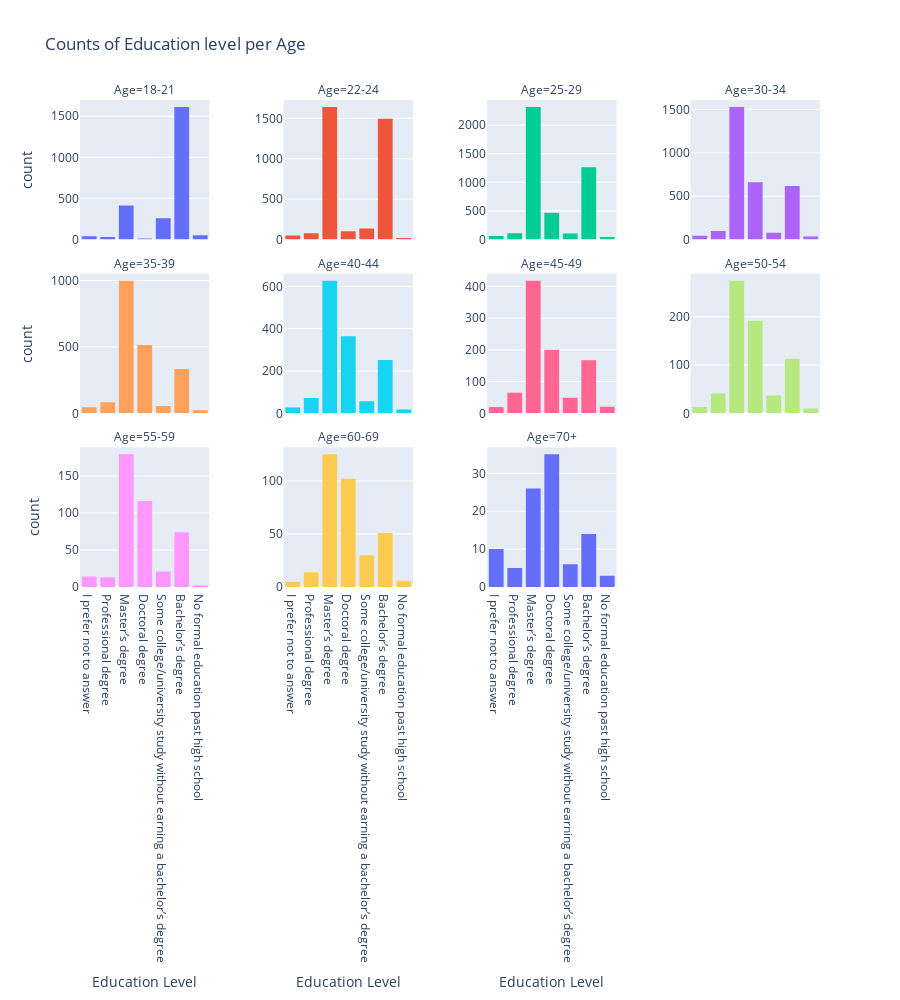

The cell this chart's notebook holds for it:
### Markdown cell above
### Age

We took a very quick look at age earlier on, but I'm interested in finding out some more things about it. Using the orignal `df`, produce the following plots:
1. A facet plot of the count of education levels per age
2. A facet plot of the different roles by age

We will then cover the following:
1. A plot of the count of the different languages 
2. Subplots/facet plot of the count of different languages per age

### Code cell
# We'll sort the df by Age so our plot displays in the age order
df = df.sort_values(by=["Q1"])

fig = px.histogram(df, "Q4", facet_col="Q1",
             color="Q1",
             title="Counts of Education level per Age",
             labels={"Q1": "Age", "Q4": "Education Level"},
             height=1000, 
             facet_col_wrap=4, 
             facet_col_spacing=0.1)

fig.update_layout(showlegend=False, xaxis={'categoryorder':'total descending'})
fig.update_yaxes(matches=None, showticklabels=True)

### Figure 1 — Plotly figure (JSON) as saved in the notebook; plotly's stock layout.template omitted (floating-point values rounded to 4 significant figures; data arrays with more than 128 entries replaced by an {"elided": "..."} marker saying what was removed)
{"data": [{"alignmentgroup": "True", "bingroup": "x", "hovertemplate": "Age=18-21<br>Education Level=%{x}<br>count=%{y}<extra></extra>", "legendgroup": "18-21", "marker": {"color": "#636efa", "pattern": {"shape": ""}}, "name": "18-21", "offsetgroup": "18-21", "orientation": "v", "showlegend": true, "type": "histogram", "x": {"elided": "2502 str values"}, "xaxis": "x9", "yaxis": "y9"}, {"alignmentgroup": "True", "bingroup": "x", "hovertemplate": "Age=22-24<br>Education Level=%{x}<br>count=%{y}<extra></extra>", "legendgroup": "22-24", "marker": {"color": "#EF553B", "pattern": {"shape": ""}}, "name": "22-24", "offsetgroup": "22-24", "orientation": "v", "showlegend": true, "type": "histogram", "x": {"elided": "3610 str values"}, "xaxis": "x10", "yaxis": "y10"}, {"alignmentgroup": "True", "bingroup": "x", "hovertemplate": "Age=25-29<br>Education Level=%{x}<br>count=%{y}<extra></extra>", "legendgroup": "25-29", "marker": {"color": "#00cc96", "pattern": {"shape": ""}}, "name": "25-29", "offsetgroup": "25-29", "orientation": "v", "showlegend": true, "type": "histogram", "x": {"elided": "4458 str values"}, "xaxis": "x11", "yaxis": "y11"}, {"alignmentgroup": "True", "bingroup": "x", "hovertemplate": "Age=30-34<br>Education Level=%{x}<br>count=%{y}<extra></extra>", "legendgroup": "30-34", "marker": {"color": "#ab63fa", "pattern": {"shape": ""}}, "name": "30-34", "offsetgroup": "30-34", "orientation": "v", "showlegend": true, "type": "histogram", "x": {"elided": "3120 str values"}, "xaxis": "x12", "yaxis": "y12"}, {"alignmentgroup": "True", "bingroup": "x", "hovertemplate": "Age=35-39<br>Education Level=%{x}<br>count=%{y}<extra></extra>", "legendgroup": "35-39", "marker": {"color": "#FFA15A", "pattern": {"shape": ""}}, "name": "35-39", "offsetgroup": "35-39", "orientation": "v", "showlegend": true, "type": "histogram", "x": {"elided": "2087 str values"}, "xaxis": "x5", "yaxis": "y5"}, {"alignmentgroup": "True", "bingroup": "x", "hovertemplate": "Age=40-44<br>Education Level=%{x}<br>count=%{y}<extra></extra>", "legendgroup": "40-44", "marker": {"color": "#19d3f3", "pattern": {"shape": ""}}, "name": "40-44", "offsetgroup": "40-44", "orientation": "v", "showlegend": true, "type": "histogram", "x": {"elided": "1439 str values"}, "xaxis": "x6", "yaxis": "y6"}, {"alignmentgroup": "True", "bingroup": "x", "hovertemplate": "Age=45-49<br>Education Level=%{x}<br>count=%{y}<extra></extra>", "legendgroup": "45-49", "marker": {"color": "#FF6692", "pattern": {"shape": ""}}, "name": "45-49", "offsetgroup": "45-49", "orientation": "v", "showlegend": true, "type": "histogram", "x": {"elided": "949 str values"}, "xaxis": "x7", "yaxis": "y7"}, {"alignmentgroup": "True", "bingroup": "x", "hovertemplate": "Age=50-54<br>Education Level=%{x}<br>count=%{y}<extra></extra>", "legendgroup": "50-54", "marker": {"color": "#B6E880", "pattern": {"shape": ""}}, "name": "50-54", "offsetgroup": "50-54", "orientation": "v", "showlegend": true, "type": "histogram", "x": {"elided": "692 str values"}, "xaxis": "x8", "yaxis": "y8"}, {"alignmentgroup": "True", "bingroup": "x", "hovertemplate": "Age=55-59<br>Education Level=%{x}<br>count=%{y}<extra></extra>", "legendgroup": "55-59", "marker": {"color": "#FF97FF", "pattern": {"shape": ""}}, "name": "55-59", "offsetgroup": "55-59", "orientation": "v", "showlegend": true, "type": "histogram", "x": {"elided": "422 str values"}, "xaxis": "x", "yaxis": "y"}, {"alignmentgroup": "True", "bingroup": "x", "hovertemplate": "Age=60-69<br>Education Level=%{x}<br>count=%{y}<extra></extra>", "legendgroup": "60-69", "marker": {"color": "#FECB52", "pattern": {"shape": ""}}, "name": "60-69", "offsetgroup": "60-69", "orientation": "v", "showlegend": true, "type": "histogram", "x": {"elided": "338 str values"}, "xaxis": "x2", "yaxis": "y2"}, {"alignmentgroup": "True", "bingroup": "x", "hovertemplate": "Age=70+<br>Education Level=%{x}<br>count=%{y}<extra></extra>", "legendgroup": "70+", "marker": {"color": "#636efa", "pattern": {"shape": ""}}, "name": "70+", "offsetgroup": "70+", "orientation": "v", "showlegend": true, "type": "histogram", "x": ["Master’s degree", "Doctoral degree", "Bachelor’s degree", "Bachelor’s degree", "I prefer not to answer", "I prefer not to answer", "Bachelor’s degree", "Master’s degree", "I prefer not to answer", "Doctoral degree", "Doctoral degree", "Master’s degree", "Bachelor’s degree", "Doctoral degree", "Master’s degree", "No formal education past high school", "Master’s degree", "Some college/university study without earning a bachelor’s degree", "Bachelor’s degree", "Master’s degree", "Bachelor’s degree", "Doctoral degree", "Doctoral degree", "Doctoral degree", "Professional degree", "Doctoral degree", "Doctoral degree", "Master’s degree", "Doctoral degree", "Doctoral degree", "Doctoral degree", "Doctoral degree", "Doctoral degree", "Doctoral degree", "I prefer not to answer", "Doctoral degree", "Bachelor’s degree", "Master’s degree", "Doctoral degree", "Master’s degree", "No formal education past high school", "Professional degree", "Master’s degree", "Master’s degree", "Doctoral degree", "Doctoral degree", "Doctoral degree", "Doctoral degree", "Master’s degree", "Master’s degree", "Master’s degree", "Doctoral degree", "Doctoral degree", "Professional degree", "No formal education past high school", "Master’s degree", "Doctoral degree", "Doctoral degree", "Doctoral degree", "Some college/university study without earning a bachelor’s degree", "Doctoral degree", "I prefer not to answer", "Some college/university study without earning a bachelor’s degree", "Master’s degree", "Master’s degree", "Bachelor’s degree", "Bachelor’s degree", "Master’s degree", "Doctoral degree", "I prefer not to answer", "Doctoral degree", "I prefer not to answer", "Bachelor’s degree", "Bachelor’s degree", "Professional degree", "Bachelor’s degree", "I prefer not to answer", "Some college/university study without earning a bachelor’s degree", "Master’s degree", "Bachelor’s degree", "Doctoral degree", "Doctoral degree", "Bachelor’s degree", "Master’s degree", "Master’s degree", "I prefer not to answer", "Some college/university study without earning a bachelor’s degree", "Professional degree", "Master’s degree", "Doctoral degree", "Master’s degree", "Master’s degree", null, "Master’s degree", "Doctoral degree", "Some college/university study without earning a bachelor’s degree", "Doctoral degree", "Doctoral degree", "I prefer not to answer", "Master’s degree"], "xaxis": "x3", "yaxis": "y3"}], "layout": {"annotations": [{"font": {}, "showarrow": false, "text": "Age=55-59", "x": 0.0875, "xanchor": "center", "xref": "paper", "y": 0.2867, "yanchor": "bottom", "yref": "paper"}, {"font": {}, "showarrow": false, "text": "Age=60-69", "x": 0.3625, "xanchor": "center", "xref": "paper", "y": 0.2867, "yanchor": "bottom", "yref": "paper"}, {"font": {}, "showarrow": false, "text": "Age=70+", "x": 0.6375, "xanchor": "center", "xref": "paper", "y": 0.2867, "yanchor": "bottom", "yref": "paper"}, {"font": {}, "showarrow": false, "text": "Age=35-39", "x": 0.0875, "xanchor": "center", "xref": "paper", "y": 0.6433, "yanchor": "bottom", "yref": "paper"}, {"font": {}, "showarrow": false, "text": "Age=40-44", "x": 0.3625, "xanchor": "center", "xref": "paper", "y": 0.6433, "yanchor": "bottom", "yref": "paper"}, {"font": {}, "showarrow": false, "text": "Age=45-49", "x": 0.6375, "xanchor": "center", "xref": "paper", "y": 0.6433, "yanchor": "bottom", "yref": "paper"}, {"font": {}, "showarrow": false, "text": "Age=50-54", "x": 0.9125, "xanchor": "center", "xref": "paper", "y": 0.6433, "yanchor": "bottom", "yref": "paper"}, {"font": {}, "showarrow": false, "text": "Age=18-21", "x": 0.0875, "xanchor": "center", "xref": "paper", "y": 1.0, "yanchor": "bottom", "yref": "paper"}, {"font": {}, "showarrow": false, "text": "Age=22-24", "x": 0.3625, "xanchor": "center", "xref": "paper", "y": 1.0, "yanchor": "bottom", "yref": "paper"}, {"font": {}, "showarrow": false, "text": "Age=25-29", "x": 0.6375, "xanchor": "center", "xref": "paper", "y": 1.0, "yanchor": "bottom", "yref": "paper"}, {"font": {}, "showarrow": false, "text": "Age=30-34", "x": 0.9125, "xanchor": "center", "xref": "paper", "y": 1.0, "yanchor": "bottom", "yref": "paper"}], "barmode": "relative", "height": 1000, "legend": {"title": {"text": "Age"}, "tracegroupgap": 0}, "showlegend": false, "title": {"text": "Counts of Education level per Age"}, "xaxis": {"anchor": "y", "categoryorder": "total descending", "domain": [0, 0.175], "title": {"text": "Education Level"}}, "xaxis10": {"anchor": "y10", "domain": [0.275, 0.45], "matches": "x", "showticklabels": false}, "xaxis11": {"anchor": "y11", "domain": [0.55, 0.725], "matches": "x", "showticklabels": false}, "xaxis12": {"anchor": "y12", "domain": [0.825, 1], "matches": "x", "showticklabels": false}, "xaxis2": {"anchor": "y2", "domain": [0.275, 0.45], "matches": "x", "title": {"text": "Education Level"}}, "xaxis3": {"anchor": "y3", "domain": [0.55, 0.725], "matches": "x", "title": {"text": "Education Level"}}, "xaxis4": {"anchor": "y4", "domain": [0.825, 1], "matches": "x", "title": {"text": "Education Level"}}, "xaxis5": {"anchor": "y5", "domain": [0, 0.175], "matches": "x", "showticklabels": false}, "xaxis6": {"anchor": "y6", "domain": [0.275, 0.45], "matches": "x", "showticklabels": false}, "xaxis7": {"anchor": "y7", "domain": [0.55, 0.725], "matches": "x", "showticklabels": false}, "xaxis8": {"anchor": "y8", "domain": [0.825, 1], "matches": "x", "showticklabels": false}, "xaxis9": {"anchor": "y9", "domain": [0, 0.175], "matches": "x", "showticklabels": false}, "yaxis": {"anchor": "x", "domain": [0, 0.2867], "showticklabels": true, "title": {"text": "count"}}, "yaxis10": {"anchor": "x10", "domain": [0.7133, 1.0], "showticklabels": true}, "yaxis11": {"anchor": "x11", "domain": [0.7133, 1.0], "showticklabels": true}, "yaxis12": {"anchor": "x12", "domain": [0.7133, 1.0], "showticklabels": true}, "yaxis2": {"anchor": "x2", "domain": [0, 0.2867], "showticklabels": true}, "yaxis3": {"anchor": "x3", "domain": [0, 0.2867], "showticklabels": true}, "yaxis4": {"anchor": "x4", "domain": [0, 0.2867], "showticklabels": true}, "yaxis5": {"anchor": "x5", "domain": [0.3567, 0.6433], "showticklabels": true, "title": {"text": "count"}}, "yaxis6": {"anchor": "x6", "domain": [0.3567, 0.6433], "showticklabels": true}, "yaxis7": {"anchor": "x7", "domain": [0.3567, 0.6433], "showticklabels": true}, "yaxis8": {"anchor": "x8", "domain": [0.3567, 0.6433], "showticklabels": true}, "yaxis9": {"anchor": "x9", "domain": [0.7133, 1.0], "showticklabels": true, "title": {"text": "count"}}}}
